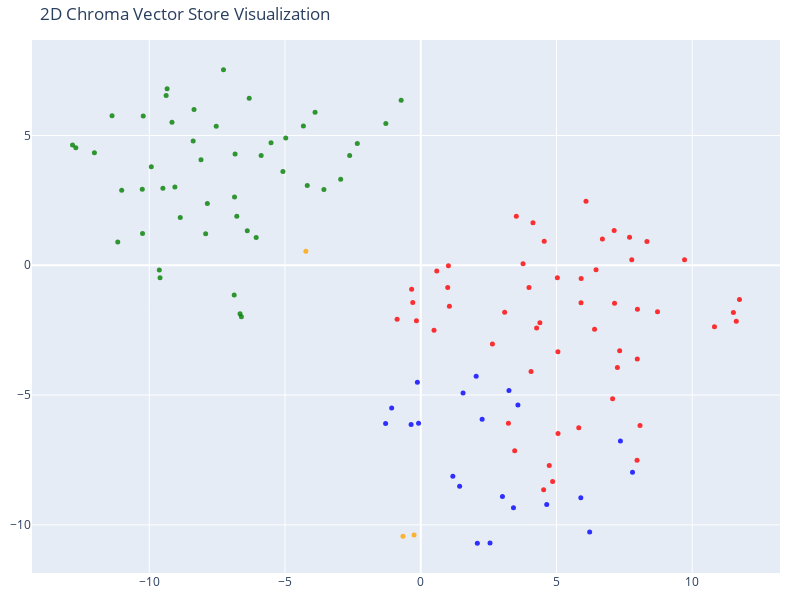

This figure's notebook cell:
### Code cell
# We humans find it easier to visalize things in 2D!
# Reduce the dimensionality of the vectors to 2D using t-SNE
# (t-distributed stochastic neighbor embedding)

tsne = TSNE(n_components=2, random_state=42)
reduced_vectors = tsne.fit_transform(vectors)

# Create the 2D scatter plot
fig = go.Figure(data=[go.Scatter(
    x=reduced_vectors[:, 0],
    y=reduced_vectors[:, 1],
    mode='markers',
    marker=dict(size=5, color=colors, opacity=0.8),
    text=[f"Type: {t}<br>Text: {d[:100]}..." for t, d in zip(doc_types, documents)],
    hoverinfo='text'
)])

fig.update_layout(
    title='2D Chroma Vector Store Visualization',
    scene=dict(xaxis_title='x',yaxis_title='y'),
    width=800,
    height=600,
    margin=dict(r=20, b=10, l=10, t=40)
)

fig.show()

### Figure 1 — Plotly figure (JSON) as saved in the notebook; plotly's stock layout.template omitted (floating-point values rounded to 4 significant figures)
{"data": [{"hoverinfo": "text", "marker": {"color": ["blue", "blue", "blue", "blue", "blue", "blue", "blue", "blue", "blue", "blue", "blue", "blue", "blue", "blue", "blue", "blue", "blue", "blue", "blue", "blue", "blue", "red", "red", "red", "red", "red", "red", "red", "red", "red", "red", "red", "red", "red", "red", "red", "red", "red", "red", "red", "red", "red", "red", "red", "red", "red", "red", "red", "red", "red", "red", "red", "red", "red", "red", "red", "red", "red", "red", "red", "red", "red", "red", "red", "red", "red", "red", "red", "red", "red", "red", "red", "red", "orange", "orange", "orange", "green", "green", "green", "green", "green", "green", "green", "green", "green", "green", "green", "green", "green", "green", "green", "green", "green", "green", "green", "green", "green", "green", "green", "green", "green", "green", "green", "green", "green", "green", "green", "green", "green", "green", "green", "green", "green", "green", "green", "green", "green", "green", "green", "green", "green", "green", "green"], "opacity": 0.8, "size": 5}, "mode": "markers", "text": ["Type: products<br>Text: # Product Summary\n\n# Rellm: AI-Powered Enterprise Reinsurance Solution\n\n## Summary\n\nRellm is an inno...", "Type: products<br>Text: ### Seamless Integrations\nRellm's architecture is designed for effortless integration with existing ...", "Type: products<br>Text: ### Regulatory Compliance Tools\nRellm includes built-in compliance tracking features to help organiz...", "Type: products<br>Text: Join the growing number of organizations leveraging Rellm to enhance their reinsurance processes whi...", "Type: products<br>Text: Experience the future of reinsurance with Rellm, where innovation meets reliability. Let Insurellm h...", "Type: products<br>Text: # Product Summary\n\n# Markellm\n\n## Summary\n\nMarkellm is an innovative two-sided marketplace designed ...", "Type: products<br>Text: - **User-Friendly Interface**: Designed with user experience in mind, Markellm features an intuitive...", "Type: products<br>Text: - **Customer Support**: Our dedicated support team is always available to assist both consumers and ...", "Type: products<br>Text: ### For Insurance Companies:\n- **Basic Listing Fee**: $199/month for a featured listing on the platf...", "Type: products<br>Text: ### Q3 2025\n- Initiate a comprehensive marketing campaign targeting both consumers and insurers to i...", "Type: products<br>Text: # Product Summary\n\n# Homellm\n\n## Summary\nHomellm is an innovative home insurance product developed b...", "Type: products<br>Text: ### 2. Dynamic Pricing Model\nWith Homellm's innovative dynamic pricing model, insurance providers ca...", "Type: products<br>Text: ### 5. Multi-Channel Integration\nHomellm seamlessly integrates into existing insurance platforms, pr...", "Type: products<br>Text: - **Basic Tier:** Starting at $5,000/month for small insurers with basic integration features.\n- **S...", "Type: products<br>Text: All tiers include a comprehensive training program and ongoing updates to ensure optimal performance...", "Type: products<br>Text: With Homellm, Insurellm is committed to transforming the landscape of home insurance, ensuring both ...", "Type: products<br>Text: # Product Summary\n\n# Carllm\n\n## Summary\n\nCarllm is an innovative auto insurance product developed by...", "Type: products<br>Text: - **Instant Quoting**: With Carllm, insurance companies can offer near-instant quotes to customers, ...", "Type: products<br>Text: - **Mobile Integration**: Carllm is designed to work seamlessly with mobile applications, providing ...", "Type: products<br>Text: - **Professional Tier**: $2,500/month\n  - For medium-sized companies.\n  - All Basic Tier features pl...", "Type: products<br>Text: ### Q2 2025: Customer Experience Improvements\n- Launch of a new **mobile app** for end-users.\n- Intr...", "Type: contracts<br>Text: # Contract with GreenField Holdings for Markellm\n\n**Effective Date:** November 15, 2023  \n**Contract...", "Type: contracts<br>Text: ## Renewal\n1. **Automatic Renewal**: This contract will automatically renew for sequential one-year ...", "Type: contracts<br>Text: ## Features\n1. **AI-Powered Matching**: Access to advanced algorithms that connect GreenField Holdin...", "Type: contracts<br>Text: ## Support\n1. **Customer Support Access**: The Client will have access to dedicated support through ...", "Type: contracts<br>Text: **Signatures:**  \n_________________________                           _________________________  \n**...", "Type: contracts<br>Text: # Contract with Apex Reinsurance for Rellm: AI-Powered Enterprise Reinsurance Solution\n\n## Terms\n\n1....", "Type: contracts<br>Text: ## Renewal\n\n1. **Automatic Renewal**: This Agreement will automatically renew for successive one-yea...", "Type: contracts<br>Text: 2. **Seamless Integrations**: The architecture of Rellm allows for easy integration with existing sy...", "Type: contracts<br>Text: 1. **Technical Support**: Provider shall offer dedicated technical support to the Client via phone, ...", "Type: contracts<br>Text: **Insurellm, Inc.**  \n_____________________________  \nAuthorized Signature   \nDate: ________________...", "Type: contracts<br>Text: # Contract with Greenstone Insurance for Homellm\n\n---\n\n## Terms\n\n1. **Parties**: This Contract (\"Agr...", "Type: contracts<br>Text: 4. **Payment Terms**: \n   - The Customer shall pay an amount of $10,000 per month for the Standard T...", "Type: contracts<br>Text: ---\n\n## Features\n\n- **AI-Powered Risk Assessment**: Customer will have access to enhanced risk evalu...", "Type: contracts<br>Text: - **Customer Portal**: A dedicated portal will be provided, allowing the Customer's clients to manag...", "Type: contracts<br>Text: ______________________________  \n[Name], [Title]  \nDate: ______________________\n\n**For Greenstone In...", "Type: contracts<br>Text: # Contract with Roadway Insurance Inc. for Carllm\n\n---\n\n## Terms\n\n1. **Agreement Effective Date**: T...", "Type: contracts<br>Text: ---\n\n## Renewal\n\n1. **Automatic Renewal**: This agreement will automatically renew for an additional...", "Type: contracts<br>Text: ---\n\n## Features\n\n1. **Access to Core Features**: Roadway Insurance Inc. will have access to all Pro...", "Type: contracts<br>Text: ---\n\n## Support\n\n1. **Technical Support**: Roadway Insurance Inc. will receive priority technical su...", "Type: contracts<br>Text: # Contract with Stellar Insurance Co. for Rellm\n\n## Terms\nThis contract is made between **Insurellm*...", "Type: contracts<br>Text: ### Termination\nEither party may terminate this agreement with a **30-day written notice**. In the e...", "Type: contracts<br>Text: ## Features\nStellar Insurance Co. will receive access to the following features of the Rellm product...", "Type: contracts<br>Text: ## Support\nInsurellm provides Stellar Insurance Co. with the following support services:\n\n- **24/7 T...", "Type: contracts<br>Text: # Contract with TechDrive Insurance for Carllm\n\n**Contract Date:** October 1, 2024  \n**Contract Dura...", "Type: contracts<br>Text: ## Renewal\n\n1. **Automatic Renewal**: This contract shall automatically renew for additional one-yea...", "Type: contracts<br>Text: ## Support\n\n1. **Customer Support**: Insurellm will provide 24/7 customer support to TechDrive Insur...", "Type: contracts<br>Text: **TechDrive Insurance Representative:**  \nName: Sarah Johnson  \nTitle: Operations Director  \nDate: _...", "Type: contracts<br>Text: # Contract with Belvedere Insurance for Markellm\n\n## Terms\nThis Contract (\"Agreement\") is made and e...", "Type: contracts<br>Text: ## Renewal\n1. **Renewal Terms**: This Agreement may be renewed for additional one-year terms upon mu...", "Type: contracts<br>Text: ## Features\n1. **AI-Powered Matching**: Belvedere Insurance will benefit from Markellm's AI-powered ...", "Type: contracts<br>Text: ## Support\n1. **Technical Support**: Technical support will be available from 9 AM to 7 PM EST, Mond...", "Type: contracts<br>Text: **Belvedere Insurance**  \nSignature: ______________________  \nName: [Authorized Signatory]  \nTitle: ...", "Type: contracts<br>Text: # Contract with Velocity Auto Solutions for Carllm\n\n**Contract Date:** October 1, 2023  \n**Contract ...", "Type: contracts<br>Text: ## Renewal\n\n1. **Automatic Renewal**: This contract will automatically renew for successive 12-month...", "Type: contracts<br>Text: ## Support\n\n1. **Customer Support**: Velocity Auto Solutions will have access to Insurellm’s custome...", "Type: contracts<br>Text: # Contract with GreenValley Insurance for Homellm\n\n**Contract Date:** October 6, 2023  \n**Contract N...", "Type: contracts<br>Text: 4. **Confidentiality:** Both parties agree to maintain the confidentiality of proprietary informatio...", "Type: contracts<br>Text: 1. **AI-Powered Risk Assessment:** Access to advanced AI algorithms for real-time risk evaluations.\n...", "Type: contracts<br>Text: 3. **Regular Updates:** Insurellm will offer ongoing updates and enhancements to the Homellm platfor...", "Type: contracts<br>Text: # Contract with EverGuard Insurance for Rellm: AI-Powered Enterprise Reinsurance Solution\n\n**Contrac...", "Type: contracts<br>Text: 4. **Usage Rights**: EverGuard Insurance is granted a non-exclusive, non-transferable license to acc...", "Type: contracts<br>Text: 1. **Core Functionality**: Rellm provides EverGuard Insurance with advanced AI-driven analytics, sea...", "Type: contracts<br>Text: 1. **Customer Support**: Insurellm will provide EverGuard Insurance with 24/7 customer support, incl...", "Type: contracts<br>Text: ---\n\n**Signatures**  \n**For Insurellm**: __________________________  \n**Name**: John Smith  \n**Title...", "Type: contracts<br>Text: # Contract with BrightWay Solutions for Markellm\n\n**Contract Date:** October 5, 2023  \n**Contract ID...", "Type: contracts<br>Text: 3. **Service Level Agreement (SLA):**  \n   Insurellm commits to a 99.9% uptime for the platform with...", "Type: contracts<br>Text: 2. **Real-Time Quote Availability:**  \n   Consumers sourced via BrightWay Solutions will receive rea...", "Type: contracts<br>Text: 3. **Training and Onboarding:**  \n   Insurellm agrees to provide one free training session on how to...", "Type: contracts<br>Text: # Contract with Pinnacle Insurance Co. for Homellm\n\n## Terms\nThis contract (\"Contract\") is entered i...", "Type: contracts<br>Text: ## Renewal\n1. **Renewal Terms**: At the end of the initial term, this Contract shall automatically r...", "Type: contracts<br>Text: ## Features\n1. **AI-Powered Risk Assessment**: Utilized for tailored underwriting decisions specific...", "Type: contracts<br>Text: ## Support\n1. **Technical Support**: Insurellm shall provide 24/7 technical support via an email and...", "Type: company<br>Text: # Overview of Insurellm\n\nInsurellm is an innovative insurance tech firm with 200 employees across th...", "Type: company<br>Text: # Careers at Insurellm\n\nInsurellm is hiring! We are looking for talented software engineers, data sc...", "Type: company<br>Text: # About Insurellm\n\nInsurellm was founded by Avery Lancaster in 2015 as an insurance tech startup des...", "Type: employees<br>Text: # HR Record\n\n# Alex Chen\n\n## Summary\n- **Date of Birth:** March 15, 1990  \n- **Job Title:** Backend ...", "Type: employees<br>Text: ## Annual Performance History\n- **2020:**  \n  - Completed onboarding successfully.  \n  - Met expecta...", "Type: employees<br>Text: ## Compensation History\n- **2020:** Base Salary: $80,000  \n- **2021:** Base Salary Increase to $90,0...", "Type: employees<br>Text: Alex Chen continues to be a vital asset at Insurellm, contributing significantly to innovative backe...", "Type: employees<br>Text: # HR Record\n\n# Oliver Spencer\n\n## Summary\n- **Date of Birth**: May 14, 1990  \n- **Job Title**: Backe...", "Type: employees<br>Text: ## Annual Performance History\n- **2018**: **3/5** - Adaptable team player but still learning to take...", "Type: employees<br>Text: ## Compensation History\n- **March 2018**: Initial salary of $80,000.\n- **July 2019**: Salary increas...", "Type: employees<br>Text: # HR Record\n\n# Emily Tran\n\n## Summary\n- **Date of Birth:** March 18, 1991  \n- **Job Title:** Digital...", "Type: employees<br>Text: - **January 2017 - May 2018**: Marketing Intern  \n  - Supported the Marketing team by collaborating ...", "Type: employees<br>Text: - **2021**:  \n  - Performance Rating: Meets Expectations  \n  - Key Achievements: Contributed to the ...", "Type: employees<br>Text: - **Professional Development Goals**:  \n  - Emily Tran aims to become a Marketing Manager within the...", "Type: employees<br>Text: # HR Record\n\n# Jordan Blake\n\n## Summary\n- **Date of Birth:** March 15, 1993  \n- **Job Title:** Sales...", "Type: employees<br>Text: ## Annual Performance History\n- **2021:** First year at Insurellm; achieved 90% of monthly targets. ...", "Type: employees<br>Text: ## Other HR Notes\n- Jordan has shown an interest in continuing education, actively participating in ...", "Type: employees<br>Text: # Avery Lancaster\n\n## Summary\n- **Date of Birth**: March 15, 1985  \n- **Job Title**: Co-Founder & Ch...", "Type: employees<br>Text: - **2010 - 2013**: Business Analyst at Edge Analytics  \n  Prior to joining Innovate, Avery worked as...", "Type: employees<br>Text: - **2018**: **Exceeds Expectations**  \n  Under Avery’s pivoted vision, Insurellm launched two new su...", "Type: employees<br>Text: - **2022**: **Satisfactory**  \n  Avery focused on rebuilding team dynamics and addressing employee c...", "Type: employees<br>Text: ## Compensation History\n- **2015**: $150,000 base salary + Significant equity stake  \n- **2016**: $1...", "Type: employees<br>Text: ## Other HR Notes\n- **Professional Development**: Avery has actively participated in leadership trai...", "Type: employees<br>Text: # HR Record\n\n# Maxine Thompson\n\n## Summary\n- **Date of Birth:** January 15, 1991  \n- **Job Title:** ...", "Type: employees<br>Text: ## Insurellm Career Progression\n- **January 2017 - October 2018**: **Junior Data Engineer**  \n  * Ma...", "Type: employees<br>Text: ## Annual Performance History\n- **2017**: *Meets Expectations*  \n  Maxine showed potential in her ro...", "Type: employees<br>Text: - **2021**: *Exceeds Expectations*  \n  Maxine spearheaded the transition to a new data warehousing s...", "Type: employees<br>Text: ## Compensation History\n- **2017**: $70,000 (Junior Data Engineer)  \n- **2018**: $75,000 (Junior Dat...", "Type: employees<br>Text: # Samantha Greene\n\n## Summary\n- **Date of Birth:** October 14, 1990\n- **Job Title:** HR Generalist\n-...", "Type: employees<br>Text: ## Annual Performance History\n- **2020:** Exceeds Expectations  \n  Samantha Greene demonstrated exce...", "Type: employees<br>Text: ## Compensation History\n- **2020:** Base Salary - $55,000  \n  The entry-level salary matched industr...", "Type: employees<br>Text: - **2023:** Base Salary - $70,000  \n  Recognized for substantial improvement in employee relations m...", "Type: employees<br>Text: # HR Record\n\n# Alex Thomson\n\n## Summary\n- **Date of Birth:** March 15, 1995  \n- **Job Title:** Sales...", "Type: employees<br>Text: ## Annual Performance History  \n- **2022** - Rated as \"Exceeds Expectations.\" Alex Thomson achieved ...", "Type: employees<br>Text: ## Other HR Notes\n- Alex Thomson is an active member of the Diversity and Inclusion committee at Ins...", "Type: employees<br>Text: # HR Record\n\n# Samuel Trenton\n\n## Summary\n- **Date of Birth:** April 12, 1989  \n- **Job Title:** Sen...", "Type: employees<br>Text: ## Annual Performance History\n- **2023:** Rating: 4.5/5  \n  *Samuel exceeded expectations, successfu...", "Type: employees<br>Text: ## Compensation History\n- **2023:** Base Salary: $115,000 + Bonus: $15,000  \n  *Annual bonus based o...", "Type: employees<br>Text: - **Engagement in Company Culture:** Regularly participates in team-building events and contributes ...", "Type: employees<br>Text: # HR Record\n\n# Alex Harper\n\n## Summary\n- **Date of Birth**: March 15, 1993  \n- **Job Title**: Sales ...", "Type: employees<br>Text: ## Annual Performance History  \n- **2021**:  \n  - **Performance Rating**: 4.5/5  \n  - **Key Achievem...", "Type: employees<br>Text: - **2022**:  \n  - **Base Salary**: $65,000 (Promotion to Senior SDR)  \n  - **Bonus**: $13,000 (20% o...", "Type: employees<br>Text: # HR Record\n\n# Jordan K. Bishop\n\n## Summary\n- **Date of Birth:** March 15, 1990\n- **Job Title:** Fro...", "Type: employees<br>Text: ## Annual Performance History\n- **2019:** Exceeds Expectations - Continuously delivered high-quality...", "Type: employees<br>Text: ## Compensation History\n- **June 2018:** Starting Salary - $85,000\n- **June 2019:** Salary Increase ...", "Type: employees<br>Text: ## Other HR Notes\n- Jordan K. Bishop has been an integral part of club initiatives, including the In...", "Type: employees<br>Text: # HR Record\n\n# Emily Carter\n\n## Summary\n- **Date of Birth:** August 12, 1990  \n- **Job Title:** Acco...", "Type: employees<br>Text: - **2017-2019:** Marketing Intern  \n  - Assisted with market research and campaign development for s...", "Type: employees<br>Text: ## Compensation History\n| Year | Base Salary | Bonus         | Total Compensation |\n|------|--------...", "Type: employees<br>Text: Emily Carter exemplifies the kind of talent that drives Insurellm's success and is an invaluable ass..."], "type": "scatter", "x": [3.01, 7.801, 7.355, 1.183, 2.085, 2.262, 3.58, 3.25, 2.042, 1.559, 3.416, 4.64, 5.897, 6.222, 1.433, 2.552, -1.071, -1.294, -0.3547, -0.07985, -0.1235, 3.091, 11.62, 3.461, 2.64, 3.521, 7.976, 7.067, 7.968, 5.904, 4.135, 7.125, 9.718, 4.858, 6.691, 6.088, -0.8701, 10.82, 5.057, -0.294, 7.982, 8.722, 5.821, 7.139, 0.9943, 1.056, 0.5907, 1.019, 3.988, 11.74, 3.23, 5.033, 3.768, -0.159, 0.4897, -0.3353, 7.692, 8.332, 4.527, 7.774, 7.327, 7.245, 8.077, 6.403, 4.548, 4.269, 5.053, 4.064, 4.389, 6.457, 11.52, 4.734, 5.909, -0.2446, -4.232, -0.6537, -2.337, -9.379, -9.497, -1.286, -2.618, -9.163, -9.056, -6.389, -6.775, -7.86, -6.061, -5.076, -8.094, -4.18, -3.892, -6.871, -6.657, -6.606, -9.925, -4.322, -11.16, -9.63, -10.22, -9.604, -10.25, -12.83, -11.37, -12.02, -12.7, -5.515, -7.533, -4.971, -6.318, -8.35, -10.26, -7.265, -5.878, -8.382, -6.839, -2.948, -9.342, -11.01, -3.567, -7.923, -6.86, -8.858, -0.7205], "y": [-8.904, -7.975, -6.767, -8.125, -10.71, -5.933, -5.382, -4.827, -4.277, -4.919, -9.345, -9.213, -8.96, -10.28, -8.512, -10.7, -5.5, -6.092, -6.135, -6.084, -4.512, -1.812, -2.156, -7.144, -3.039, 1.892, -3.615, -5.14, -7.512, -1.441, 1.641, 1.336, 0.2102, -8.33, 1.016, 2.469, -2.085, -2.37, -6.477, -1.431, -1.699, -1.795, -6.259, -1.468, -0.861, -1.578, -0.2197, -0.01733, -0.862, -1.318, -6.088, -0.485, 0.05912, -2.134, -2.508, -0.9228, 1.077, 0.9175, -8.645, 0.2113, -3.294, -3.94, -6.171, -2.465, 0.9235, -2.415, -3.331, -4.089, -2.212, -0.1773, -1.817, -7.715, -0.5105, -10.39, 0.5426, -10.44, 4.687, 6.543, 2.963, 5.463, 4.224, 5.509, 3.012, 1.329, 1.884, 2.379, 1.064, 3.611, 4.061, 3.068, 5.898, -1.146, -1.867, -1.988, 3.798, 5.368, 0.8982, -0.1832, 5.746, -0.4808, 1.221, 4.637, 5.762, 4.33, 4.531, 4.717, 5.35, 4.904, 6.434, 5.996, 2.929, 7.53, 4.232, 4.791, 4.285, 3.313, 6.801, 2.889, 2.915, 1.213, 2.631, 1.834, 6.36]}], "layout": {"height": 600, "margin": {"b": 10, "l": 10, "r": 20, "t": 40}, "scene": {"xaxis": {"title": {"text": "x"}}, "yaxis": {"title": {"text": "y"}}}, "title": {"text": "2D Chroma Vector Store Visualization"}, "width": 800}}
